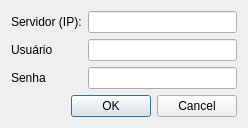
<?xml version="1.0" encoding="UTF-8"?>
<ui version="4.0">
 <class>LoginDialog</class>
 <widget class="QDialog" name="LoginDialog">
  <property name="geometry">
   <rect>
    <x>0</x>
    <y>0</y>
    <width>248</width>
    <height>125</height>
   </rect>
  </property>
  <property name="windowTitle">
   <string>Login Usuário</string>
  </property>
  <layout class="QGridLayout" name="gridLayout">
   <item row="0" column="0">
    <widget class="QLabel" name="labelIpServidor">
     <property name="text">
      <string>Servidor (IP):</string>
     </property>
    </widget>
   </item>
   <item row="0" column="1">
    <widget class="QLineEdit" name="lineEditIpServidor"/>
   </item>
   <item row="1" column="0">
    <widget class="QLabel" name="labelNomeUsuario">
     <property name="text">
      <string>Usuário</string>
     </property>
    </widget>
   </item>
   <item row="1" column="1">
    <widget class="QLineEdit" name="lineEditNomeUsuario"/>
   </item>
   <item row="2" column="0">
    <widget class="QLabel" name="labelSenhaUsuario">
     <property name="text">
      <string>Senha</string>
     </property>
    </widget>
   </item>
   <item row="2" column="1">
    <widget class="QLineEdit" name="lineEditSenhaUsuario"/>
   </item>
   <item row="3" column="0" colspan="2">
    <widget class="QDialogButtonBox" name="buttonBox">
     <property name="orientation">
      <enum>Qt::Horizontal</enum>
     </property>
     <property name="standardButtons">
      <set>QDialogButtonBox::Cancel|QDialogButtonBox::Ok</set>
     </property>
    </widget>
   </item>
  </layout>
 </widget>
 <resources/>
 <connections>
  <connection>
   <sender>buttonBox</sender>
   <signal>accepted()</signal>
   <receiver>LoginDialog</receiver>
   <slot>accept()</slot>
   <hints>
    <hint type="sourcelabel">
     <x>248</x>
     <y>254</y>
    </hint>
    <hint type="destinationlabel">
     <x>157</x>
     <y>274</y>
    </hint>
   </hints>
  </connection>
  <connection>
   <sender>buttonBox</sender>
   <signal>rejected()</signal>
   <receiver>LoginDialog</receiver>
   <slot>reject()</slot>
   <hints>
    <hint type="sourcelabel">
     <x>316</x>
     <y>260</y>
    </hint>
    <hint type="destinationlabel">
     <x>286</x>
     <y>274</y>
    </hint>
   </hints>
  </connection>
 </connections>
</ui>
